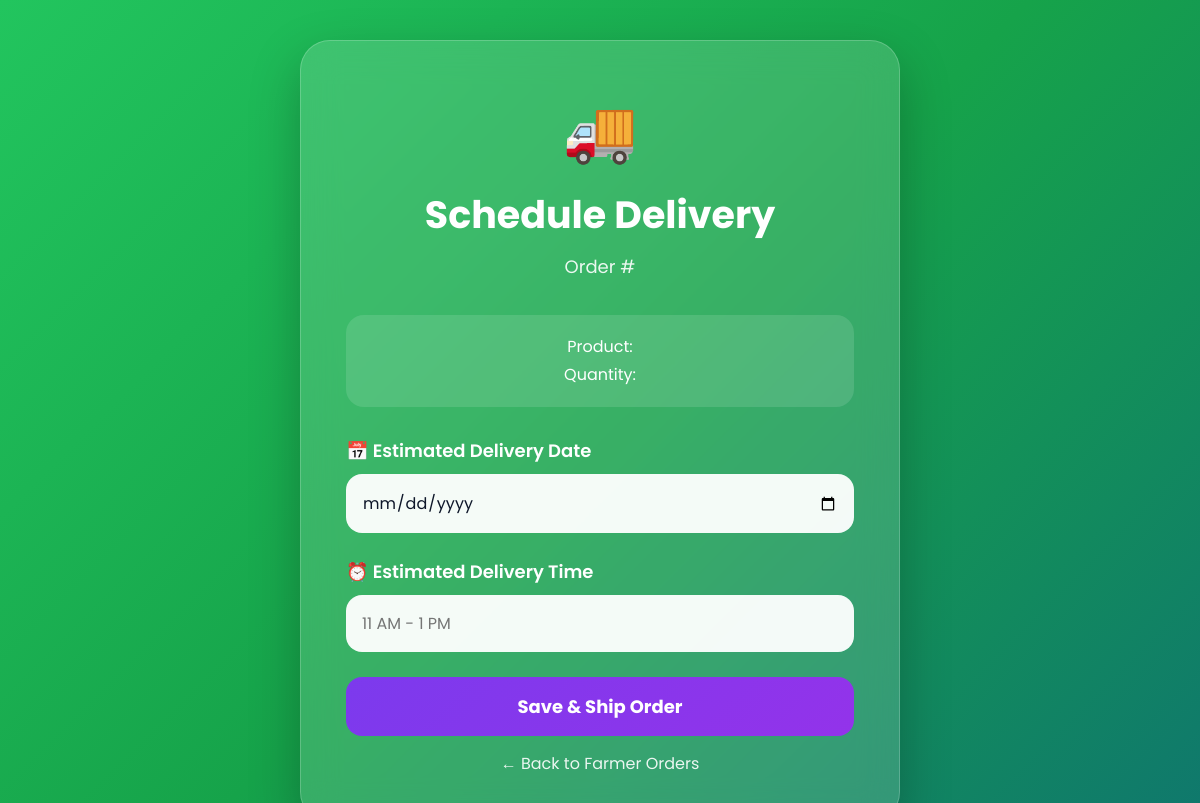
/ship-order/5, run on an earlier commit of the app's database.
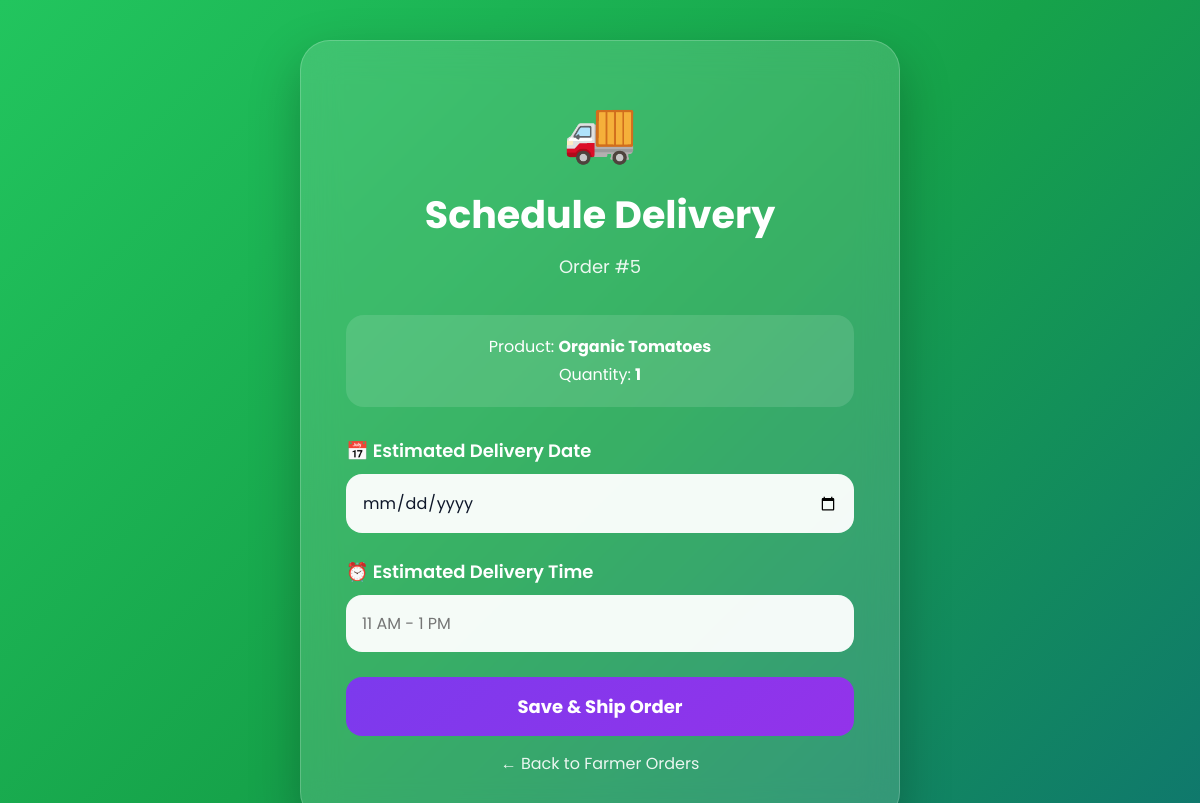
And on a later commit of the database.
### tables this page shows
CREATE TABLE orders (

            id INTEGER PRIMARY KEY AUTOINCREMENT,

            buyer_id INTEGER,

            product_name TEXT NOT NULL,

            quantity INTEGER NOT NULL,

            total_price REAL NOT NULL,

            payment_method TEXT NOT NULL,

            status TEXT DEFAULT 'Paid',

            order_date TIMESTAMP DEFAULT CURRENT_TIMESTAMP

        , estimated_date TEXT, estimated_time TEXT);

### app.py (the view, shortened to what this page needs)
@app.route("/ship-order/<int:order_id>", methods=["GET", "POST"])
def shipOrder(order_id):
    conn = get_db_connection()
    order = conn.execute(
        """
        SELECT *
        FROM orders
        WHERE id=?
        """,
        (order_id,)
    ).fetchone()
    conn.close()
    return render_template(
        "ship-order.html",
        order=order
    )

### db.py (called while the page is built)
def get_db_connection():
    conn = sqlite3.connect("database.db")
    conn.row_factory = sqlite3.Row
    return conn

### templates/ship-order.html (shortened to what this page needs)
<!DOCTYPE html>
<html lang="en">
<head>
</head>
<body>
<div class="box">
    <div class="icon">
        🚚
    </div>
    <h1>
        Schedule Delivery
    </h1>
    <div class="order-id">
        Order #{{ order.id }}
    </div>
    <div class="info-box">
        Product:
        <strong>
            {{ order.product_name }}
        </strong>
        <br>
        Quantity:
        <strong>
            {{ order.quantity }}
        </strong>
    </div>
    <form method="POST">
        <label>
            📅 Estimated Delivery Date
        </label>
        <input
            type="date"
            name="estimated_date"
            required
        >
        <label>
            ⏰ Estimated Delivery Time
        </label>
        <input
            type="text"
            name="estimated_time"
            placeholder="11 AM - 1 PM"
            required
        >
        <button type="submit">
            Save & Ship Order
        </button>
    </form>
    <a href="/farmer-orders.html" class="back-btn">
        ← Back to Farmer Orders
    </a>
</div>
</body>
</html>

What changed in the data, as far as the page shows it:
added orders: id "5", product_name "Organic Tomatoes", quantity "1"
